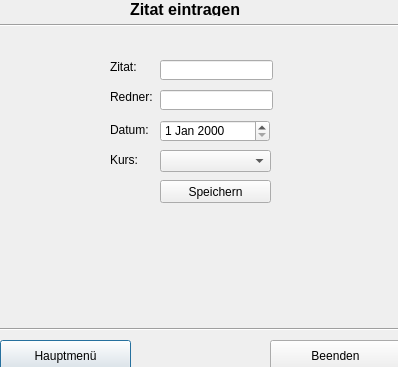
<?xml version="1.0" encoding="UTF-8"?>
<ui version="4.0">
 <class>ZitatEintragen</class>
 <widget class="QDialog" name="ZitatEintragen">
  <property name="geometry">
   <rect>
    <x>0</x>
    <y>0</y>
    <width>398</width>
    <height>367</height>
   </rect>
  </property>
  <property name="minimumSize">
   <size>
    <width>398</width>
    <height>367</height>
   </size>
  </property>
  <property name="maximumSize">
   <size>
    <width>398</width>
    <height>367</height>
   </size>
  </property>
  <property name="windowTitle">
   <string>Dialog</string>
  </property>
  <widget class="QLabel" name="label">
   <property name="geometry">
    <rect>
     <x>110</x>
     <y>60</y>
     <width>46</width>
     <height>13</height>
    </rect>
   </property>
   <property name="text">
    <string>Zitat:</string>
   </property>
  </widget>
  <widget class="QLabel" name="label_2">
   <property name="geometry">
    <rect>
     <x>110</x>
     <y>90</y>
     <width>46</width>
     <height>13</height>
    </rect>
   </property>
   <property name="text">
    <string>Redner:</string>
   </property>
  </widget>
  <widget class="QLabel" name="label_3">
   <property name="geometry">
    <rect>
     <x>110</x>
     <y>123</y>
     <width>46</width>
     <height>13</height>
    </rect>
   </property>
   <property name="text">
    <string>Datum:</string>
   </property>
  </widget>
  <widget class="QLabel" name="label_4">
   <property name="geometry">
    <rect>
     <x>110</x>
     <y>153</y>
     <width>46</width>
     <height>13</height>
    </rect>
   </property>
   <property name="text">
    <string>Kurs:</string>
   </property>
  </widget>
  <widget class="QLineEdit" name="lineEdit">
   <property name="geometry">
    <rect>
     <x>160</x>
     <y>60</y>
     <width>113</width>
     <height>20</height>
    </rect>
   </property>
  </widget>
  <widget class="QLineEdit" name="lineEdit_2">
   <property name="geometry">
    <rect>
     <x>160</x>
     <y>90</y>
     <width>113</width>
     <height>20</height>
    </rect>
   </property>
  </widget>
  <widget class="QDateEdit" name="dateEdit">
   <property name="geometry">
    <rect>
     <x>160</x>
     <y>120</y>
     <width>110</width>
     <height>22</height>
    </rect>
   </property>
  </widget>
  <widget class="QComboBox" name="comboBox">
   <property name="geometry">
    <rect>
     <x>160</x>
     <y>150</y>
     <width>111</width>
     <height>22</height>
    </rect>
   </property>
  </widget>
  <widget class="Line" name="line_2">
   <property name="geometry">
    <rect>
     <x>0</x>
     <y>15</y>
     <width>401</width>
     <height>21</height>
    </rect>
   </property>
   <property name="orientation">
    <enum>Qt::Horizontal</enum>
   </property>
  </widget>
  <widget class="QLabel" name="label_5">
   <property name="geometry">
    <rect>
     <x>130</x>
     <y>0</y>
     <width>141</width>
     <height>16</height>
    </rect>
   </property>
   <property name="text">
    <string>&lt;html&gt;&lt;head/&gt;&lt;body&gt;&lt;p&gt;&lt;span style=&quot; font-size:12pt; font-weight:600;&quot;&gt;Zitat eintragen&lt;/span&gt;&lt;/p&gt;&lt;/body&gt;&lt;/html&gt;</string>
   </property>
  </widget>
  <widget class="QPushButton" name="pbMenue">
   <property name="geometry">
    <rect>
     <x>0</x>
     <y>340</y>
     <width>131</width>
     <height>31</height>
    </rect>
   </property>
   <property name="text">
    <string>Hauptmenü</string>
   </property>
  </widget>
  <widget class="Line" name="line">
   <property name="geometry">
    <rect>
     <x>0</x>
     <y>321</y>
     <width>411</width>
     <height>16</height>
    </rect>
   </property>
   <property name="orientation">
    <enum>Qt::Horizontal</enum>
   </property>
  </widget>
  <widget class="QPushButton" name="pbBeenden">
   <property name="geometry">
    <rect>
     <x>270</x>
     <y>340</y>
     <width>131</width>
     <height>31</height>
    </rect>
   </property>
   <property name="text">
    <string>Beenden</string>
   </property>
  </widget>
  <widget class="QPushButton" name="pbSpeichern">
   <property name="geometry">
    <rect>
     <x>160</x>
     <y>180</y>
     <width>111</width>
     <height>23</height>
    </rect>
   </property>
   <property name="text">
    <string>Speichern</string>
   </property>
   <property name="icon">
    <iconset>
     <normaloff>Bilder/Download.png</normaloff>Bilder/Download.png</iconset>
   </property>
  </widget>
 </widget>
 <resources/>
 <connections/>
</ui>
